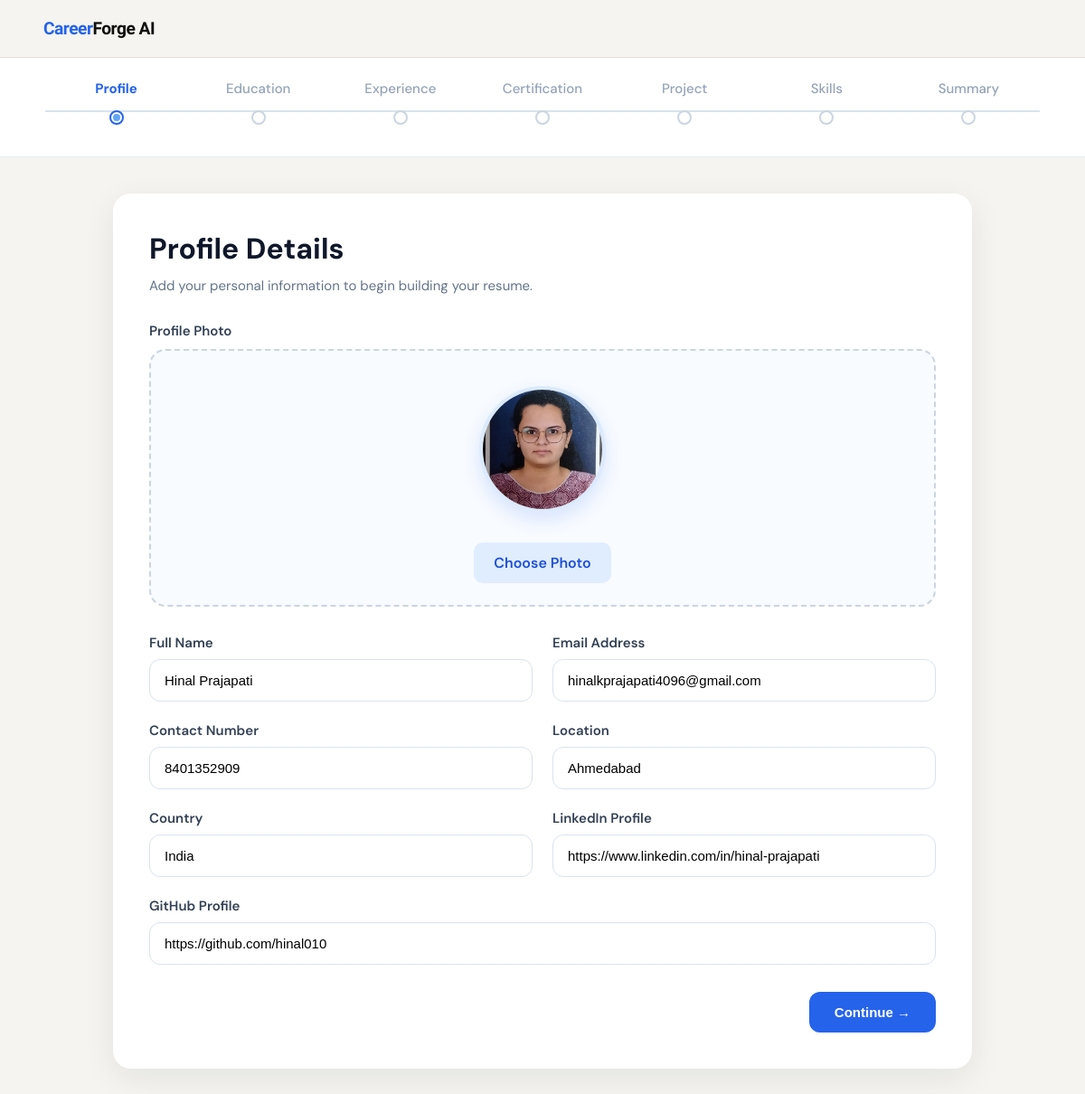
Screenshot of /profile (signed in) with the database file from the repository.
### tables this page shows
CREATE TABLE user_profile (
    id INTEGER PRIMARY KEY AUTOINCREMENT,
    user_id INTEGER UNIQUE,
    full_name TEXT,
    email TEXT,
    contact TEXT,
    location TEXT,
    country TEXT,
    linkedin TEXT,
    github TEXT,
    photo TEXT,
    FOREIGN KEY (user_id) REFERENCES users(id) ON DELETE CASCADE
);

### main.py (the view)
@app.get("/profile", response_class=HTMLResponse)
def profile_page(request: Request):
    user = require_login(request)
    if isinstance(user, RedirectResponse):
        return user
    profile = get_user_profile(user["id"])
    return templates.TemplateResponse(
        request,
        "profile.html",
        {
            "request": request,
            "user": user,
            "profile": profile,
            "step": 1
        }
    )

### template/profile.html (shortened to what this page needs)
<!DOCTYPE html>
<html lang="en">
<head>
    <link rel="stylesheet" href="/static/profile.css">
</head>
<body>
    <!DOCTYPE html>
<html lang="en">
<head>
    <link rel="stylesheet" href="/static/profile.css">
</head>
<body>
<div class="page-wrapper">
    <header class="topbar">
        <div class="logo"><span>Career</span>Forge AI</div>
    </header>
    <section class="progress-section">
        <div class="progress-wrap">
            <div class="progress-step {% if step|default(0) > 1 %}completed{% elif step|default(0) == 1 %}active{% endif %}">
                <span class="step-label">Profile</span>
                <span class="step-dot"></span>
            </div>
            <div class="progress-step {% if step|default(0) > 2 %}completed{% elif step|default(0) == 2 %}active{% endif %}">
                <span class="step-label">Education</span>
                <span class="step-dot"></span>
            </div>
            <div class="progress-step {% if step|default(0) > 3 %}completed{% elif step|default(0) == 3 %}active{% endif %}">
                <span class="step-label">Experience</span>
                <span class="step-dot"></span>
            </div>
            <div class="progress-step {% if step|default(0) > 4 %}completed{% elif step|default(0) == 4 %}active{% endif %}">
                <span class="step-label">Certification</span>
                <span class="step-dot"></span>
            </div>
            <div class="progress-step {% if step|default(0) > 5 %}completed{% elif step|default(0) == 5 %}active{% endif %}">
                <span class="step-label">Project</span>
                <span class="step-dot"></span>
            </div>
            <div class="progress-step {% if step|default(0) > 6 %}completed{% elif step|default(0) == 6 %}active{% endif %}">
                <span class="step-label">Skills</span>
                <span class="step-dot"></span>
            </div>
            <div class="progress-step {% if step|default(0) > 7 %}completed{% elif step|default(0) == 7 %}active{% endif %}">
                <span class="step-label">Summary</span>
                <span class="step-dot"></span>
            </div>
        </div>
    </section>
    <main class="form-container">
        <div class="form-card">
            <div class="form-header">
                <h1>Profile Details</h1>
                <p>Add your personal information to begin building your resume.</p>
            </div>
            <form method="post" action="/profile" enctype="multipart/form-data">
                <div class="photo-section">
                    <label class="field-label">Profile Photo</label>
                    <div class="photo-upload-box">
                        <div class="photo-preview-area">
                            {% if profile and profile['photo'] %}
                                <img id="preview" src="{{ profile['photo'] }}" alt="Photo Preview">
                            {% endif %}
                        </div>
                        <div class="photo-upload-action">
                            <label for="photo" class="upload-btn">Choose Photo</label>
                        </div>
                    </div>
                </div>
                <div class="form-grid">
                    <div class="form-group">
                        <label for="full_name">Full Name</label>
                        <input type="text" id="full_name" name="full_name"
                               value="{{ profile['full_name'] if profile and profile['full_name'] else user['full_name'] }}"
                               placeholder="Enter your full name" required>
                    </div>
                    <div class="form-group">
                        <label for="email">Email Address</label>
                        <input type="email" id="email" name="email"
                               value="{{ profile['email'] if profile and profile['email'] else user['email'] }}"
                               placeholder="Enter your email address" required>
                    </div>
                    <div class="form-group">
                        <label for="contact">Contact Number</label>
                        <input type="text" id="contact" name="contact"
                               value="{{ profile['contact'] if profile and profile['contact'] else '' }}"
                               placeholder="Enter your contact number" required>
                    </div>
                    <div class="form-group">
                        <label for="location">Location</label>
                        <input type="text" id="location" name="location"
                               value="{{ profile['location'] if profile and profile['location'] else '' }}"
                               placeholder="Enter your city or location" required>
                    </div>
                    <div class="form-group">
                        <label for="country">Country</label>
                        <input type="text" id="country" name="country"
                               value="{{ profile['country'] if profile and profile['country'] else '' }}"
                               placeholder="Enter your country" required>
                    </div>
                    <div class="form-group">
                        <label for="linkedin">LinkedIn Profile</label>
                        <input type="url" id="linkedin" name="linkedin"
                               value="{{ profile['linkedin'] if profile and profile['linkedin'] else '' }}"
                               placeholder="https://linkedin.com/in/yourprofile">
                    </div>
                    <div class="form-group full-width">
                        <label for="github">GitHub Profile</label>
                        <input type="url" id="github" name="github"
                               value="{{ profile['github'] if profile and profile['github'] else '' }}"
                               placeholder="https://github.com/yourprofile">
                    </div>
                </div>
                <div class="form-actions">
                    <button type="submit" class="continue-btn">Continue →</button>
                </div>
            </form>
        </div>
    </main>
</div>
</body>
</html>

### static/profile.css (style rules this page uses)
* { margin: 0; padding: 0; box-sizing: border-box; }
:root { --border: #e6e1d9; }
body { font-family: 'DM Sans', sans-serif; background: #f5f4f0; color: #1e293b; }
.page-wrapper { min-height: 100vh; }
.topbar { position: sticky; top: 0; z-index: 100; display: flex; align-items: center; justify-content: space-between; padding: 0 48px; height: 64px; background: rgba(245, 244, 240, 0.85); backdrop-filter: blur(12px); border-bottom: 1px solid var(--border); }
.logo { font-family: 'Sora', sans-serif; font-weight: 800; font-size: 1.2rem; letter-spacing: -0.5px; color: #0f0e0b; }
.logo span { color: #2563eb; }
.progress-section { background: #ffffff; border-bottom: 1px solid #e5edf5; padding: 24px 40px 30px; }
.progress-wrap { max-width: 1100px; margin: 0 auto; display: flex; justify-content: space-between; align-items: flex-start; position: relative; }
.progress-wrap::before { content: ""; position: absolute; top: 34px; left: 0; right: 0; height: 2px; background: #d9e3ef; z-index: 0; }
.progress-step { flex: 1; text-align: center; position: relative; z-index: 1; }
.step-label { display: block; margin-bottom: 14px; font-size: 15px; font-weight: 500; color: #94a3b8; }
.step-dot { width: 16px; height: 16px; border-radius: 50%; background: #ffffff; border: 2px solid #cbd5e1; display: inline-block; position: relative; }
.progress-step.active .step-label { color: #2563eb; font-weight: 700; }
.progress-step.active .step-dot { border-color: #2563eb; background: #ffffff; }
.progress-step.active .step-dot::after { content: ""; width: 8px; height: 8px; background: #60a5fa; border-radius: 50%; position: absolute; top: 2px; left: 2px; }
.form-container { padding: 40px 20px 60px; }
.form-card { max-width: 950px; margin: 0 auto; background: #ffffff; border-radius: 20px; box-shadow: 0 10px 35px rgba(15, 23, 42, 0.08); padding: 40px; }
.form-header { margin-bottom: 30px; }
.form-header h1 { font-size: 32px; margin-bottom: 10px; color: #0f172a; }
.form-header p { font-size: 15px; color: #64748b; }
.photo-section { margin-bottom: 30px; }
.field-label { display: block; margin-bottom: 10px; font-size: 15px; font-weight: 600; color: #334155; }
.photo-upload-box { border: 2px dashed #cbd5e1; border-radius: 18px; background: #f8fbff; padding: 24px; text-align: center; }
.photo-preview-area { display: flex; justify-content: center; align-items: center; min-height: 170px; margin-bottom: 18px; }
#preview { display: block; width: 140px; height: 140px; object-fit: cover; border-radius: 50%; border: 4px solid #dbeafe; box-shadow: 0 8px 20px rgba(37, 99, 235, 0.15); }
.upload-btn { display: inline-block; background: #e0edff; color: #1d4ed8; font-weight: 600; padding: 12px 22px; border-radius: 10px; cursor: pointer; transition: 0.3s ease; }
.form-grid { display: grid; grid-template-columns: repeat(2, 1fr); gap: 22px; }
.form-group { display: flex; flex-direction: column; }
.form-group.full-width { grid-column: span 2; }
.form-group label { margin-bottom: 8px; font-size: 15px; font-weight: 600; color: #334155; }
.form-group input { width: 100%; padding: 14px 16px; border: 1px solid #d9e3ef; border-radius: 12px; font-size: 15px; background: #ffffff; outline: none; transition: all 0.3s ease; }
.form-actions { display: flex; justify-content: flex-end; margin-top: 30px; }
.continue-btn { background: #2563eb; color: #ffffff; border: none; padding: 14px 28px; font-size: 15px; font-weight: 600; border-radius: 12px; cursor: pointer; transition: 0.3s ease; }

### rows the page displays
user_profile: photo (picture), full_name "Hinal Prajapati", email "hinalkprajapati4096@gmail.com", contact "8401352909", location "Ahmedabad", country "India", linkedin "https://www.linkedin.com/in/hinal-prajapati", github "https://github.com/hinal010"
